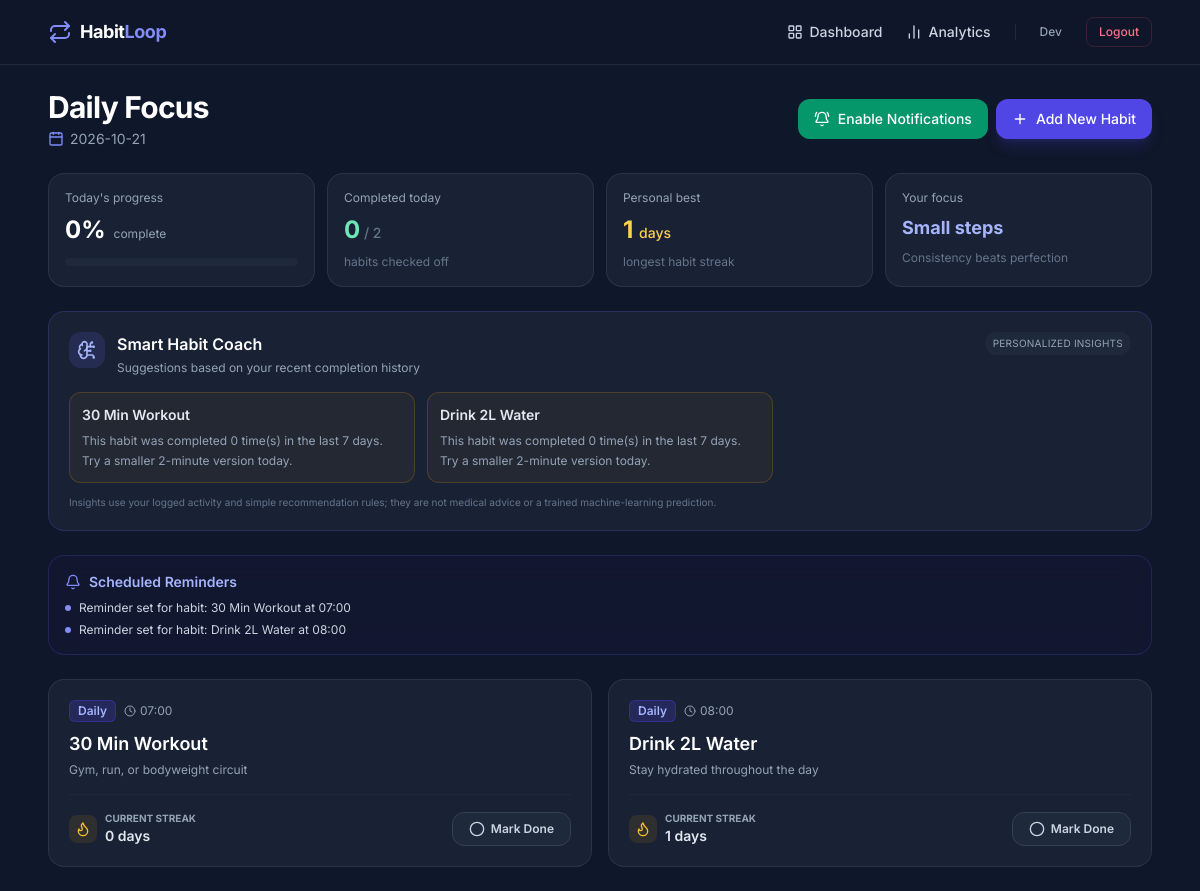
/dashboard (signed in), run on the app's committed database.
### tables this page shows
CREATE TABLE Habit (
            habit_id INTEGER PRIMARY KEY AUTOINCREMENT,
            user_id INTEGER NOT NULL,
            title TEXT NOT NULL,
            description TEXT,
            frequency TEXT DEFAULT 'Daily',
            start_date DATE NOT NULL,
            reminder_time TIME,
            created_at DATETIME DEFAULT CURRENT_TIMESTAMP,
            FOREIGN KEY (user_id) REFERENCES User(user_id) ON DELETE CASCADE
        );

CREATE TABLE Notification (
            notification_id INTEGER PRIMARY KEY AUTOINCREMENT,
            user_id INTEGER NOT NULL,
            habit_id INTEGER,
            message TEXT NOT NULL,
            reminder_time DATETIME DEFAULT CURRENT_TIMESTAMP,
            status TEXT DEFAULT 'unread',
            FOREIGN KEY (user_id) REFERENCES User(user_id) ON DELETE CASCADE,
            FOREIGN KEY (habit_id) REFERENCES Habit(habit_id) ON DELETE SET NULL
        );

### app.py (the view)
@app.route("/dashboard")
@login_required
def dashboard():
    conn = get_db()
    today_str = date.today().strftime("%Y-%m-%d")
    habits = conn.execute("""
        SELECT
            h.*,
            COALESCE(s.current_streak, 0) AS current_streak,
            COALESCE(s.longest_streak, 0) AS longest_streak,
            CASE WHEN hl.log_id IS NOT NULL THEN 1 ELSE 0 END AS completed_today
        FROM Habit h
        LEFT JOIN Streak s ON h.habit_id = s.habit_id
        LEFT JOIN HabitLog hl ON h.habit_id = hl.habit_id AND hl.completion_date = ?
        WHERE h.user_id = ?
        ORDER BY h.created_at DESC
    """, (today_str, session["user_id"])).fetchall()
    notifications = conn.execute("""
        SELECT * FROM Notification
        WHERE user_id = ? AND status = 'unread'
        ORDER BY reminder_time DESC LIMIT 5
    """, (session["user_id"],)).fetchall()
    total_habits = len(habits)
    completed_today = sum(1 for h in habits if h["completed_today"])
    completion_percent = round((completed_today / total_habits) * 100) if total_habits else 0
    best_streak = max((h["longest_streak"] for h in habits), default=0)
    coach_tips = []
    for h in habits:
        recent = conn.execute("""
            SELECT COUNT(*) AS completed
            FROM HabitLog
            WHERE habit_id = ? AND user_id = ? AND status = 1
              AND completion_date >= ? AND completion_date <= ?
        """, (h["habit_id"], session["user_id"],
              (date.today() - timedelta(days=6)).strftime("%Y-%m-%d"), today_str)).fetchone()["completed"]
        if h["completed_today"]:
            coach_tips.append({"title": h["title"], "kind": "success",
                               "message": f"Great work — you completed this habit today. Keep the routine going!"})
        elif recent <= 2:
            coach_tips.append({"title": h["title"], "kind": "focus",
                               "message": f"This habit was completed {recent} time(s) in the last 7 days. Try a smaller 2-minute version today."})
        else:
            coach_tips.append({"title": h["title"], "kind": "tip",
                               "message": f"You completed this {recent} time(s) in the last 7 days. Pick a consistent time to make it easier to repeat."})
    coach_tips = coach_tips[:3]
    conn.close()
    return render_template("dashboard.html", habits=habits, notifications=notifications,
                           today=today_str, total_habits=total_habits,
                           completed_today=completed_today, completion_percent=completion_percent,
                           best_streak=best_streak, coach_tips=coach_tips)

### app.py (called while the page is built)
@app.after_request
def prevent_auth_page_caching(response):
    if request.endpoint in {"login", "register", "logout"}:
        response.headers["Cache-Control"] = "no-store, no-cache, must-revalidate, max-age=0"
        response.headers["Pragma"] = "no-cache"
        response.headers["Expires"] = "0"
    return response

def get_db():
    conn = sqlite3.connect(DB_NAME, timeout=30)
    conn.row_factory = sqlite3.Row
    conn.execute("PRAGMA foreign_keys = ON;")
    conn.execute("PRAGMA busy_timeout = 30000;")
    return conn

def login_required(f):
    @wraps(f)
    def decorated_function(*args, **kwargs):
        if "user_id" not in session:
            flash("Please log in to continue.", "warning")
            return redirect(url_for("login"))
        return f(*args, **kwargs)
    return decorated_function

### templates/dashboard.html (shortened to what this page needs)
{% extends 'base.html' %}
{% block content %}
<div class="space-y-6">
    <div class="flex flex-col md:flex-row md:items-center justify-between gap-4">
        <div>
            <h1 class="text-2xl sm:text-3xl font-bold tracking-tight text-white">Daily Focus</h1>
            <p class="text-sm text-slate-400 mt-1 flex items-center gap-1.5">
                <i data-lucide="calendar" class="w-4 h-4 text-indigo-400"></i> {{ today }}
            </p>
        </div>
        <div class="flex flex-wrap items-center gap-2">
            <button id="enable-reminders" type="button" onclick="enableHabitReminders()" class="inline-flex items-center gap-2 bg-emerald-600 hover:bg-emerald-500 text-white font-medium px-4 py-2.5 rounded-xl text-sm transition">
                <i data-lucide="bell-ring" class="w-4 h-4"></i> Enable Notifications
            </button>
            <a href="{{ url_for('create_habit') }}" class="inline-flex items-center gap-2 bg-indigo-600 hover:bg-indigo-500 text-white font-medium px-4 py-2.5 rounded-xl text-sm transition shadow-lg shadow-indigo-600/20">
                <i data-lucide="plus" class="w-4 h-4"></i> Add New Habit
            </a>
        </div>
    </div>
    <div class="grid grid-cols-2 lg:grid-cols-4 gap-3">
        <div class="glass-card rounded-2xl p-4">
            <p class="text-xs text-slate-400">Today's progress</p>
            <div class="flex items-end gap-2 mt-2"><span class="text-2xl font-bold text-white">{{ completion_percent }}%</span><span class="text-xs text-slate-400 mb-1">complete</span></div>
            <div class="w-full h-2 bg-slate-800 rounded-full mt-3 overflow-hidden"><div class="h-full bg-indigo-500 rounded-full transition-all" style="width: {{ completion_percent }}%"></div></div>
        </div>
        <div class="glass-card rounded-2xl p-4">
            <p class="text-xs text-slate-400">Completed today</p>
            <p class="text-2xl font-bold text-emerald-300 mt-2">{{ completed_today }}<span class="text-sm text-slate-500 font-medium"> / {{ total_habits }}</span></p>
            <p class="text-xs text-slate-500 mt-2">habits checked off</p>
        </div>
        <div class="glass-card rounded-2xl p-4">
            <p class="text-xs text-slate-400">Personal best</p>
            <p class="text-2xl font-bold text-amber-300 mt-2">{{ best_streak }} <span class="text-sm font-medium">days</span></p>
            <p class="text-xs text-slate-500 mt-2">longest habit streak</p>
        </div>
        <div class="glass-card rounded-2xl p-4">
            <p class="text-xs text-slate-400">Your focus</p>
            <p class="text-lg font-bold text-indigo-300 mt-2">Small steps</p>
            <p class="text-xs text-slate-500 mt-2">Consistency beats perfection</p>
        </div>
    </div>
    <section class="glass-card rounded-2xl p-5 border border-indigo-500/20">
        <div class="flex items-start gap-3">
            <div class="p-2 rounded-xl bg-indigo-500/15 text-indigo-300"><i data-lucide="brain-circuit" class="w-5 h-5"></i></div>
            <div class="flex-1">
                <h2 class="text-base font-semibold text-white">Smart Habit Coach</h2>
                <p class="text-xs text-slate-400 mt-1">Suggestions based on your recent completion history</p>
            </div>
            <span class="text-[10px] uppercase tracking-wide px-2 py-1 rounded-full bg-slate-800 text-slate-400">Personalized insights</span>
        </div>
        {% if coach_tips %}
        <div class="grid grid-cols-1 md:grid-cols-3 gap-3 mt-4">
            {% for tip in coach_tips %}
            <div class="rounded-xl p-3 border {% if tip.kind == 'success' %}border-emerald-500/20 bg-emerald-500/5{% elif tip.kind == 'focus' %}border-amber-500/20 bg-amber-500/5{% else %}border-indigo-500/20 bg-indigo-500/5{% endif %}">
                <p class="text-sm font-semibold text-slate-200">{{ tip.title }}</p>
                <p class="text-xs leading-relaxed text-slate-400 mt-1.5">{{ tip.message }}</p>
            </div>
            {% endfor %}
        </div>
        {% else %}
        <p class="text-sm text-slate-400 mt-4">Add your first habit to receive personalized suggestions here.</p>
        {% endif %}
        <p class="text-[10px] text-slate-500 mt-3">Insights use your logged activity and simple recommendation rules; they are not medical advice or a trained machine-learning prediction.</p>
    </section>
    {% if notifications %}
    <div class="glass-card rounded-2xl p-4 border border-indigo-500/20 bg-indigo-950/20">
        <div class="flex items-center gap-2 text-indigo-300 font-semibold text-sm mb-2">
            <i data-lucide="bell" class="w-4 h-4 text-indigo-400"></i>
            <span>Scheduled Reminders</span>
        </div>
        <div class="space-y-1.5">
            {% for n in notifications %}
                <p class="text-xs text-slate-300 flex items-center gap-2">
                    <span class="w-1.5 h-1.5 rounded-full bg-indigo-400"></span>
                    {{ n.message }}
                </p>
            {% endfor %}
        </div>
    </div>
    {% endif %}
    <div class="grid grid-cols-1 md:grid-cols-2 gap-4">
        {% for h in habits %}
        <div id="habit-card-{{ h.habit_id }}" data-habit-id="{{ h.habit_id }}" data-habit-title="{{ h.title|e }}" data-reminder-time="{{ (h.reminder_time or '')|e }}" data-completed-today="{{ 1 if h.completed_today else 0 }}" class="habit-reminder-card glass-card rounded-2xl p-5 flex flex-col justify-between hover:border-slate-700 transition relative group">
            <div class="flex items-start justify-between gap-3">
                <div>
                    <div class="flex items-center gap-2">
                        <span class="text-xs font-semibold px-2 py-0.5 rounded-md
                            {% if h.frequency == 'Daily' %} bg-indigo-900/50 text-indigo-300 border border-indigo-700/50
                            {% else %} bg-purple-900/50 text-purple-300 border border-purple-700/50 {% endif %}">
                            {{ h.frequency }}
                        </span>
                        {% if h.reminder_time %}
                        <span class="text-xs text-slate-400 flex items-center gap-1">
                            <i data-lucide="clock" class="w-3 h-3"></i> {{ h.reminder_time }}
                        </span>
                        {% endif %}
                    </div>
                    <h3 class="text-lg font-semibold text-white mt-2">{{ h.title }}</h3>
                    <p class="text-xs text-slate-400 mt-1 line-clamp-2">{{ h.description or 'No extra notes provided' }}</p>
                </div>
                <form action="{{ url_for('delete_habit', habit_id=h.habit_id) }}" method="POST" onsubmit="return confirm('Delete this habit?');">
                </form>
            </div>
            <div class="pt-4 mt-4 border-t border-slate-800 flex items-center justify-between">
                <div class="flex items-center gap-2">
                    <div class="p-1.5 rounded-lg bg-amber-500/10 text-amber-400">
                        <i data-lucide="flame" class="w-4 h-4"></i>
                    </div>
                    <div>
                        <p class="text-[10px] uppercase font-bold text-slate-400">Current Streak</p>
                        <p class="text-sm font-semibold text-slate-200">
                            <span id="streak-{{ h.habit_id }}">{{ h.current_streak }}</span> days
                        </p>
                    </div>
                </div>
                <button
                    onclick="toggleHabit({{ h.habit_id }})"
                    id="btn-{{ h.habit_id }}"
                    class="px-4 py-2 rounded-xl text-xs font-semibold flex items-center gap-1.5 transition
                    {% if h.completed_today %}
                        bg-emerald-500/20 text-emerald-300 border border-emerald-500/40
                    {% else %}
                        bg-slate-800 hover:bg-slate-700 text-slate-300 border border-slate-700
                    {% endif %}">
                    <i data-lucide="{% if h.completed_today %}check-circle-2{% else %}circle{% endif %}" id="icon-{{ h.habit_id }}" class="w-4 h-4"></i>
                    <span id="label-{{ h.habit_id }}">{% if h.completed_today %}Completed{% else %}Mark Done{% endif %}</span>
                </button>
            </div>
        </div>
        {% endfor %}
    </div>
</div>
{% endblock %}

### templates/base.html (style rules this page uses)
body { font-family: 'Inter', sans-serif; background-color: #0f172a; color: #f8fafc; }
.glass-card { background: rgba(30, 41, 59, 0.7); backdrop-filter: blur(12px); border: 1px solid rgba(255, 255, 255, 0.08); }

### data on the page
Habit: title "30 Min Workout", message "This habit was completed 0 time(s) in the last 7 days. Try a smaller 2-minute version today.", frequency "Daily", reminder_time "07:00", description "Gym, run, or bodyweight circuit", current_streak "0"
Habit: title "Drink 2L Water", message "This habit was completed 0 time(s) in the last 7 days. Try a smaller 2-minute version today.", frequency "Daily", reminder_time "08:00", description "Stay hydrated throughout the day", current_streak "1"
Notification: message "Reminder set for habit: 30 Min Workout at 07:00"
Notification: message "Reminder set for habit: Drink 2L Water at 08:00"

### other printed values
{{ session.get('name') }} "Dev"
{{ today }} "2026-10-21"
{{ completion_percent }} "0"
{{ completed_today }} "0"
{{ total_habits }} "2"
{{ best_streak }} "1"
